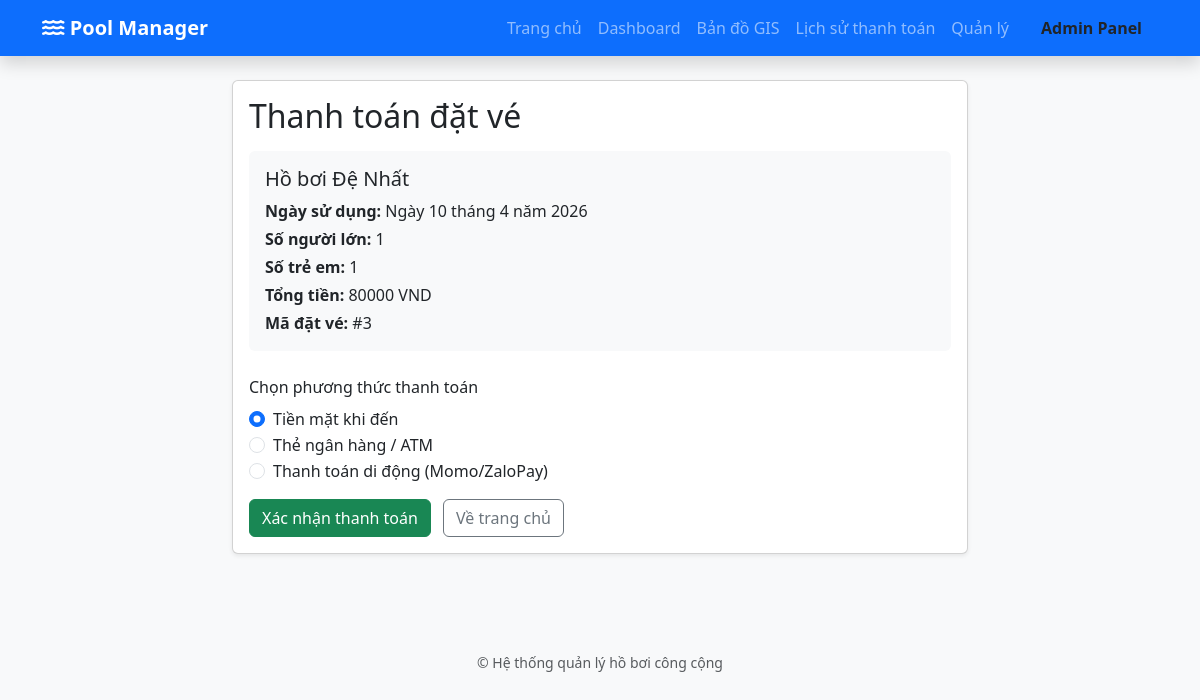
Page /checkout/3/ on the committed database.
### quan_ly_ho_boi/models.py (models this page shows, shortened)
class DatVe(models.Model):
    khach_hang = models.ForeignKey(User, on_delete=models.CASCADE, verbose_name="Khách hàng")
    ho_boi = models.ForeignKey(HoBoi, on_delete=models.CASCADE, verbose_name="Hồ bơi")
    ngay_dat = models.DateTimeField(auto_now_add=True, verbose_name="Ngày đặt")
    ngay_su_dung = models.DateField(verbose_name="Ngày bơi")
    so_luong_nguoi_lon = models.IntegerField(default=1, verbose_name="Số người lớn")
    so_luong_tre_em = models.IntegerField(default=0, verbose_name="Số trẻ em")
    tong_tien = models.DecimalField(max_digits=12, decimal_places=0, editable=False, verbose_name="Tổng tiền")
    class Meta:
        verbose_name = "Vé đặt"
        verbose_name_plural = "Danh sách Vé đặt"

class HoBoi(models.Model):
    TRANG_THAI_CHOICES = [
        ('MO', 'Đang mở'),
        ('BAO_TRI', 'Bảo trì'),
        ('DONG', 'Đóng cửa'),
    ]
    ten_ho = models.CharField(max_length=200, verbose_name="Tên hồ bơi")
    dia_chi = models.TextField(verbose_name="Địa chỉ")
    do_sau = models.FloatField(help_text="Độ sâu tính bằng mét", verbose_name="Độ sâu (m)")
    suc_chua = models.IntegerField(verbose_name="Sức chứa tối đa")
    vi_do = models.FloatField(verbose_name="Vĩ độ")
    kinh_do = models.FloatField(verbose_name="Kinh độ")
    gia_ve_nguoi_lon = models.DecimalField(max_digits=10, decimal_places=0, default=Decimal('50000'), verbose_name="Giá vé người lớn")
    gia_ve_tre_em = models.DecimalField(max_digits=10, decimal_places=0, default=Decimal('30000'), verbose_name="Giá vé trẻ em")
    trang_thai = models.CharField(max_length=20, choices=TRANG_THAI_CHOICES, default='MO', verbose_name="Trạng thái")
    hinh_anh = models.ImageField(upload_to='ho_boi/', blank=True, null=True, verbose_name="Hình ảnh")
    class Meta:
        verbose_name = "Hồ bơi"
        verbose_name_plural = "Danh sách Hồ bơi"

### quan_ly_ho_boi/views.py (the view, shortened to what this page needs)
# urls.py: path('checkout/<int:datve_id>/', views.checkout, name='checkout'),
def checkout(request: HttpRequest, datve_id: int):
    dat_ve = get_object_or_404(DatVe, id=datve_id)
    payment_message = None
    payment_method = 'Tiền mặt'
    return render(request, 'quan_ly_ho_boi/checkout.html', {
        'dat_ve': dat_ve,
        'payment_message': payment_message,
        'payment_method': payment_method,
    })

### quan_ly_ho_boi/templates/quan_ly_ho_boi/checkout.html (shortened to what this page needs)
{% extends 'quan_ly_ho_boi/base.html' %}
{% block content %}
<div class="row justify-content-center">
    <div class="col-lg-8">
        <div class="card shadow-sm mb-4">
            <div class="card-body">
                <h2 class="card-title mb-3">Thanh toán đặt vé</h2>
                <div class="mb-4 p-3 bg-light rounded">
                    <h5 class="mb-2">{{ dat_ve.ho_boi.ten_ho }}</h5>
                    <p class="mb-1"><strong>Ngày sử dụng:</strong> {{ dat_ve.ngay_su_dung }}</p>
                    <p class="mb-1"><strong>Số người lớn:</strong> {{ dat_ve.so_luong_nguoi_lon }}</p>
                    <p class="mb-1"><strong>Số trẻ em:</strong> {{ dat_ve.so_luong_tre_em }}</p>
                    <p class="mb-1"><strong>Tổng tiền:</strong> {{ dat_ve.tong_tien }} VND</p>
                    <p class="mb-0"><strong>Mã đặt vé:</strong> #{{ dat_ve.id }}</p>
                </div>
                <form method="post">
                    <div class="mb-3">
                        <label class="form-label">Chọn phương thức thanh toán</label>
                        <div class="form-check">
                            <input class="form-check-input" type="radio" name="payment_method" id="payCash" value="cash" {% if payment_method == 'Tiền mặt' %}checked{% endif %}>
                            <label class="form-check-label" for="payCash">Tiền mặt khi đến</label>
                        </div>
                        <div class="form-check">
                            <input class="form-check-input" type="radio" name="payment_method" id="payCard" value="card" {% if payment_method == 'Thẻ ngân hàng' %}checked{% endif %}>
                            <label class="form-check-label" for="payCard">Thẻ ngân hàng / ATM</label>
                        </div>
                        <div class="form-check">
                            <input class="form-check-input" type="radio" name="payment_method" id="payMobile" value="mobile" {% if payment_method == 'Thanh toán di động' %}checked{% endif %}>
                            <label class="form-check-label" for="payMobile">Thanh toán di động (Momo/ZaloPay)</label>
                        </div>
                    </div>
                    <div class="mt-3">
                        <button type="submit" class="btn btn-success">Xác nhận thanh toán</button>
                        <a href="{% url 'home' %}" class="btn btn-outline-secondary ms-2">Về trang chủ</a>
                    </div>
                </form>
            </div>
        </div>
    </div>
</div>
{% endblock %}

### quan_ly_ho_boi/templates/quan_ly_ho_boi/base.html (style rules this page uses)
body { background-color: #f8f9fa; }

### rows in the picture
DatVe: ho_boi.ten_ho "Hồ bơi Đệ Nhất", ngay_su_dung "Ngày 10 tháng 4 năm 2026", so_luong_nguoi_lon "1", so_luong_tre_em "1", tong_tien "80000", id "3"
